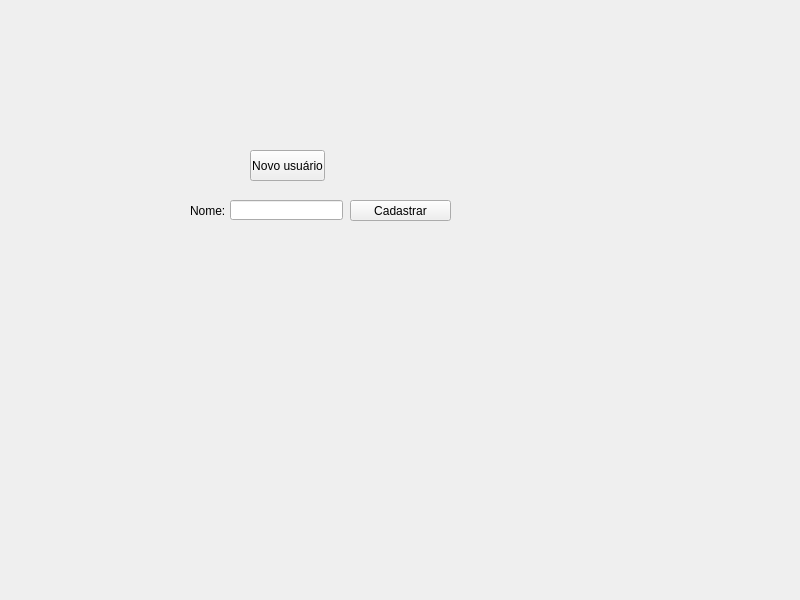
<?xml version="1.0" encoding="UTF-8"?>
<ui version="4.0">
 <class>MainWindow</class>
 <widget class="QMainWindow" name="MainWindow">
  <property name="geometry">
   <rect>
    <x>0</x>
    <y>0</y>
    <width>800</width>
    <height>600</height>
   </rect>
  </property>
  <property name="windowTitle">
   <string>MainWindow</string>
  </property>
  <widget class="QWidget" name="centralwidget">
   <widget class="QPushButton" name="pushButton">
    <property name="geometry">
     <rect>
      <x>250</x>
      <y>150</y>
      <width>75</width>
      <height>31</height>
     </rect>
    </property>
    <property name="text">
     <string>Novo usuário</string>
    </property>
   </widget>
   <widget class="QPushButton" name="pushButton_2">
    <property name="geometry">
     <rect>
      <x>350</x>
      <y>200</y>
      <width>101</width>
      <height>21</height>
     </rect>
    </property>
    <property name="text">
     <string>Cadastrar</string>
    </property>
   </widget>
   <widget class="QLabel" name="label">
    <property name="geometry">
     <rect>
      <x>190</x>
      <y>200</y>
      <width>47</width>
      <height>21</height>
     </rect>
    </property>
    <property name="text">
     <string>Nome: </string>
    </property>
   </widget>
   <widget class="QLineEdit" name="lineEdit">
    <property name="geometry">
     <rect>
      <x>230</x>
      <y>200</y>
      <width>113</width>
      <height>20</height>
     </rect>
    </property>
   </widget>
  </widget>
  <widget class="QMenuBar" name="menubar">
   <property name="geometry">
    <rect>
     <x>0</x>
     <y>0</y>
     <width>800</width>
     <height>21</height>
    </rect>
   </property>
  </widget>
 </widget>
 <resources/>
 <connections/>
</ui>
